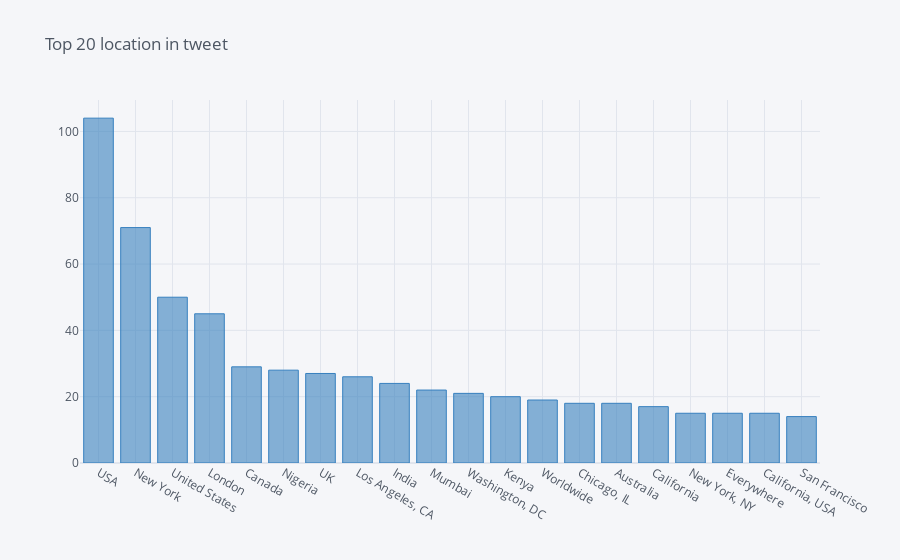

The code cell stored with this chart in its notebook:
### Code cell
train.location.value_counts()[:20].iplot(kind='bar', title='Top 20 location in tweet', color='blue')  # Check the top 15 locations

### Figure 1 — Plotly figure (JSON) as saved in the notebook; plotly's stock layout.template omitted (floating-point values rounded to 4 significant figures)
{"data": [{"marker": {"color": "rgba(55, 128, 191, 0.6)", "line": {"color": "rgba(55, 128, 191, 1.0)", "width": 1}}, "name": "location", "orientation": "v", "text": "", "type": "bar", "x": ["USA", "New York", "United States", "London", "Canada", "Nigeria", "UK", "Los Angeles, CA", "India", "Mumbai", "Washington, DC", "Kenya", "Worldwide", "Chicago, IL", "Australia", "California", "New York, NY", "Everywhere", "California, USA", "San Francisco"], "y": [104, 71, 50, 45, 29, 28, 27, 26, 24, 22, 21, 20, 19, 18, 18, 17, 15, 15, 15, 14]}], "layout": {"legend": {"bgcolor": "#F5F6F9", "font": {"color": "#4D5663"}}, "paper_bgcolor": "#F5F6F9", "plot_bgcolor": "#F5F6F9", "title": {"font": {"color": "#4D5663"}, "text": "Top 20 location in tweet"}, "xaxis": {"gridcolor": "#E1E5ED", "showgrid": true, "tickfont": {"color": "#4D5663"}, "title": {"font": {"color": "#4D5663"}, "text": ""}, "zerolinecolor": "#E1E5ED"}, "yaxis": {"gridcolor": "#E1E5ED", "showgrid": true, "tickfont": {"color": "#4D5663"}, "title": {"font": {"color": "#4D5663"}, "text": ""}, "zerolinecolor": "#E1E5ED"}}}
